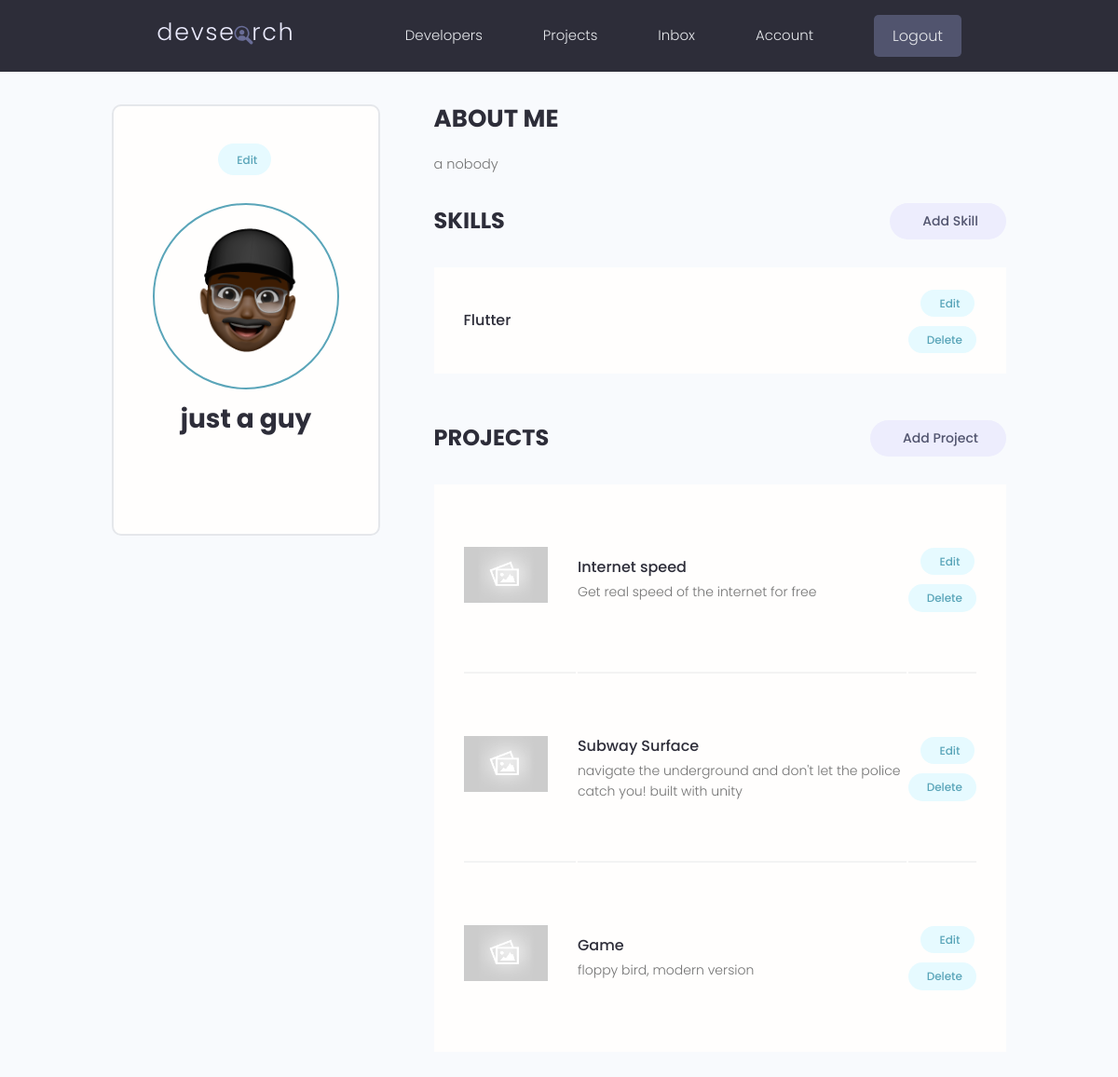
Screenshot of /account (signed in) with the database file from the repository.
### users/models.py (models this page shows, shortened)
class Profile(models.Model):
    user = models.OneToOneField(User, on_delete=models.CASCADE)
    id = models.UUIDField(primary_key=True, editable=False, unique=True, default=uuid.uuid4)
    created_at = models.DateTimeField(auto_now_add=True)
    name = models.CharField(max_length=200, blank=True, null=True)
    username = models.CharField(max_length=200, blank=True, null=True)
    email = models.EmailField(max_length=200, blank=True, null=True)
    bio = models.TextField(blank=True, null=True)
    intro = models.CharField(max_length=200, blank=True, null=True)
    github_link = models.CharField(max_length=500, blank=True, null=True)
    website_link = models.CharField(max_length=500, blank=True, null=True)
    twitter_link = models.CharField(max_length=500, blank=True,null= True)
    image = models.ImageField(upload_to='profiles/', default='profiles/user-default.png')
    class Meta:
        ordering = ['created_at']

class Skill(models.Model) :
    owner = models.ForeignKey(Profile, blank=True, null=True, on_delete=models.CASCADE)
    name = models.CharField(max_length=200, blank=True, null=True)
    description = models.TextField(blank=True, null=True)
    id = models.UUIDField(primary_key=True, editable=False, unique=True, default=uuid.uuid4)
    created_at = models.DateTimeField(auto_now_add=True)

### projects/models.py (models this page shows, shortened)
class Project(models.Model):
    owner = models.ForeignKey(Profile, null=True, blank=True, on_delete=models.CASCADE,)
    id = models.UUIDField(default=uuid.uuid4, unique=True, editable=False, primary_key=True)
    title = models.CharField(max_length=200)
    description = models.TextField(null=True, blank=True)
    demo_link = models.CharField(null=True, blank=True, max_length=2000)
    source_link = models.CharField(null=True, blank=True, max_length=2000)
    created_at = models.DateTimeField(auto_now_add=True)
    tags = models.ManyToManyField('Tag', blank=True)
    total_votes = models.IntegerField(default=0, null=True, blank=True)
    vote_ration = models.IntegerField(default=0, null=True, blank=True)
    image = models.ImageField(null=True, blank=True,default='default.jpg')
    class Meta:
        ordering = ['-vote_ration','-total_votes','title']
    @property
    def imageUrl(self):
        try:
            url = self.image.url
        except:
            url = ""
        return url

### users/views.py (the view)
# urls.py: path('account',views.userAccount, name='account'),
@login_required(login_url='login')
def userAccount(request):
    profile = request.user.profile
    projects = profile.project_set.all()
    skills = profile.skill_set.all()
    context = {'profile':profile, 'skills':skills, 'projects':projects}
    return render(request, 'users/account.html', context)

### users/templates/users/account.html (shortened to what this page needs)
{% extends 'main.html' %}
{% block content %}
<main class="settingsPage profile my-md">
  <div class="container">
    <div class="layout">
      <div class="column column--1of3">
        <div class="card text-center">
          <div class="card__body dev">
            <a class="tag tag--pill tag--main settings__btn" href="{% url 'account-form' %}">
              Edit</a>
            <img class="avatar avatar--xl dev__avatar" src="{{profile.image.url}}" />
            <h2 class="dev__name">{{profile.name}}</h2>
          </div>
        </div>
      </div>
      <div class="column column--2of3">
        <div class="devInfo">
          <h3 class="devInfo__title">About Me</h3>
          <p class="devInfo__about">{{profile.bio}}</p>
        </div>
        <div class="settings">
          <h3 class="settings__title">Skills</h3>
          <a class="tag tag--pill tag--sub settings__btn tag--lg" href="{% url 'add-skill' %}"> Add Skill</a>
        </div>
        <table class="settings__table">
          {% for skill in skills %}
          <tr>
            <td class="settings__tableInfo">
              <h4>{{skill.name}}</h4>
            </td>
            <td class="settings__tableActions">
              <a class="tag tag--pill tag--main settings__btn" href="{% url 'edit-skill' skill.id %}"> Edit</a>
              <a class="tag tag--pill tag--main settings__btn" href="{% url 'delete-skill' skill.id %}?next=/account">
                Delete</a>
            </td>
          </tr>
          {% endfor %}
        </table>
        <div class="settings">
          <h3 class="settings__title">Projects</h3>
          <a class="tag tag--pill tag--sub settings__btn tag--lg" href="{% url 'create-project' %}"> Add Project</a>
        </div>
        <table class="settings__table">
          {% for project in projects %}
          <tr>
            <td class="settings__thumbnail">
              <a href="{% url 'project' project.id %}"><img src="{{project.imageUrl}}" alt="Project Thumbnail" /></a>
            </td>
            <td class="settings__tableInfo">
              <a href="{% url 'project' project.id %}">{{project.title}}</a>
              <p>{{project.description|slice:"150"}}</p>
            </td>
            <td class="settings__tableActions">
              <a class="tag tag--pill tag--main settings__btn" href="{% url 'update-project' project.id %}"> Edit</a>
              <a class="tag tag--pill tag--main settings__btn"
                href="{% url 'delete-project' project.id %}?next=/account">
                Delete</a>
            </td>
          </tr>
          {% endfor %}
        </table>
      </div>
    </div>
  </div>
</main>
{% endblock content%}

### static/styles/app.css (style rules this page uses)
:root { --color-sub: #2d2d39; }
.card { border: 2px solid var(--color-light); }
img { width: 100%; }
.profile .card > .dev { padding: 4rem; }
.dev__avatar { display: block; margin: auto; }
.dev__name { color: var(--color-sub); font-size: 2.8rem; font-weight: 700; margin-top: 1rem; margin-bottom: 0.5rem; }
.devInfo { margin-bottom: 3rem; }
.devInfo__title, .devInfo__subtitle { font-size: 2.6rem; color: var(--color-sub); text-transform: uppercase; font-weight: 700; margin-bottom: 1.5rem; }
.devInfo__about, .devSkill__info { font-size: 1.45rem; line-height: 1.7; text-align: justify; }
.settingsPage .dev > .settings__btn { display: inline-block; margin-bottom: 3rem; }
.settings { display: flex; justify-content: space-between; align-items: center; }
.settings__title { font-size: 2.4rem; text-transform: uppercase; font-weight: 700; color: var(--color-sub); }
.settings__table { margin-top: 3rem; margin-bottom: 5rem; padding: 0 3rem; background: var(--color-white); }
.settings__table tr { width: 100%; }
.settings__table tr > td { padding: 2rem 0; }
.settings__table tr:not(:last-child) td { border-bottom: 2px solid var(--color-white-light); }
.settings__thumbnail { width: 23%; min-width: 10rem; }
.settings__thumbnail img { padding-right: 3rem; height: 15rem; object-fit: contain; }
.settings__tableInfo { width: 100%; }
.settings__tableInfo h4, .settings__tableInfo a { padding-right: 1rem; width: auto; font-size: 1.6rem; font-weight: 500; color: var(--color-sub); }
.settings__tableInfo p { font-size: 1.4rem; }
.settings__tableActions { text-align: right; }

### static/uikit/styles/modules/_variables.css (style rules this page uses)
:root { --color-main: #5aa5b9; --color-main-light: #e6faff; --color-sub: #3f4156; --color-sub-light: #51546e; --color-sub-lighter: #ededfd; --color-text: #737373; --color-gray: #8b8b8b; --color-light: #e5e7eb; --color-light-gray: #767676; --color-bg: #f8fafd; --color-white: #fffefd; --color-white-light: #f3f3f3; --color-success: #359e64; --color-success-bg: #def8e8; --color-error: #fc4b0b; --color-error-bg: #fff2ee; --font-base: 'Poppins', arial, helvetica, 'Segoe UI', roboto, ubuntu, sans-serif; --font-monospace: 'Fira Code', 'Courier New', courier, monospace; --font-regular: 300; --font-medium: 500; --font-bold: 700; --generic-shadow: 1px 1px 5px #00000010; --generic-transition: all 0.3s ease-in-out; }

### static/uikit/styles/modules/_base.css (style rules this page uses)
* { margin: 0; padding: 0; box-sizing: border-box; text-rendering: optimizeLegibility; color: inherit; font-size: inherit; }
html { font-size: 50%; }
@media only screen and (min-width: 480px) { html { font-size: 56.25%; } }
@media only screen and (min-width: 1200px) { html { font-size: 62.5%; } }
body { line-height: 1.6; font-weight: 400; font-size: 1.5rem; color: var(--color-text); background-color: var(--color-bg); min-height: 100vh; }

### static/uikit/styles/modules/_typography.css (style rules this page uses)
* { font-family: var(--font-base); }
h2 { font-size: 3.6rem; font-weight: var(--font-bold); }
h3 { font-size: 3.2rem; font-weight: var(--font-medium); }
h4 { font-size: 2.8rem; font-weight: var(--font-medium); }
p, span, strong { font-size: 1.6rem; color: var(--color-text); font-weight: var(--font-regular); }
a { padding-bottom: 2px; text-decoration: none; display: inline-block; color: var(--color-main); font-weight: var(--font-medium); }

### static/uikit/styles/modules/_utilities.css (style rules this page uses)
.container { width: 92%; max-width: 165rem; margin: 0 auto; box-sizing: border-box; }
@media screen and (min-width: 1000px) { .container { width: 90%; } }
@media screen and (min-width: 1200px) { .container { width: 80%; } }
.text-center { text-align: center; }
.my-md { margin: 3rem auto; }

### static/uikit/styles/modules/_avatar.css (style rules this page uses)
.avatar { border-radius: 50%; border: 2px solid var(--color-main); object-fit: cover; }
.avatar--xl { height: 20rem; width: 20rem; }

### static/uikit/styles/modules/_card.css (style rules this page uses)
.card { border-radius: 1rem; background-color: var(--color-white); border: 1.5px solid var(--color-light); width: auto; height: auto; margin-top: 0.5rem; margin-bottom: 0.5rem; overflow: hidden; }
.card__body, .card__header { padding: 2rem 2.5rem; }

### static/uikit/styles/modules/_layout.css (style rules this page uses)
.layout { display: flex; flex-flow: row wrap; justify-content: space-between; }
.layout > .column { margin-bottom: 3rem; }
.layout > .column.column--1of3 { flex-basis: 30%; }
.layout > .column.column--2of3 { flex-basis: 64%; }

### rows the page displays
Profile: image (picture), name "just a guy", bio "a nobody"
Skill: name "Flutter"
Project: imageUrl (placeholder picture), title "Internet speed", description "Get real speed of the internet for free"
Project: imageUrl (placeholder picture), title "Subway Surface", description "navigate the underground and don't let the police catch you! built with unity"
Project: imageUrl (placeholder picture), title "Game", description "floppy bird, modern version"
